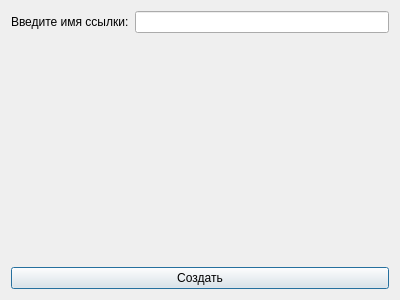
<?xml version="1.0" encoding="UTF-8"?>
<ui version="4.0">
 <class>CreateRefDialog</class>
 <widget class="QDialog" name="CreateRefDialog">
  <property name="geometry">
   <rect>
    <x>0</x>
    <y>0</y>
    <width>400</width>
    <height>300</height>
   </rect>
  </property>
  <property name="windowTitle">
   <string/>
  </property>
  <layout class="QVBoxLayout" name="verticalLayout">
   <item>
    <layout class="QHBoxLayout" name="horizontalLayout">
     <item>
      <widget class="QLabel" name="nameLabel">
       <property name="text">
        <string>Введите имя ссылки:</string>
       </property>
      </widget>
     </item>
     <item>
      <widget class="QLineEdit" name="refNameLineEdit"/>
     </item>
    </layout>
   </item>
   <item>
    <spacer name="verticalSpacer">
     <property name="orientation">
      <enum>Qt::Orientation::Vertical</enum>
     </property>
     <property name="sizeHint" stdset="0">
      <size>
       <width>20</width>
       <height>40</height>
      </size>
     </property>
    </spacer>
   </item>
   <item>
    <widget class="QPushButton" name="submitButton">
     <property name="text">
      <string>Создать</string>
     </property>
    </widget>
   </item>
  </layout>
 </widget>
 <resources/>
 <connections/>
</ui>
